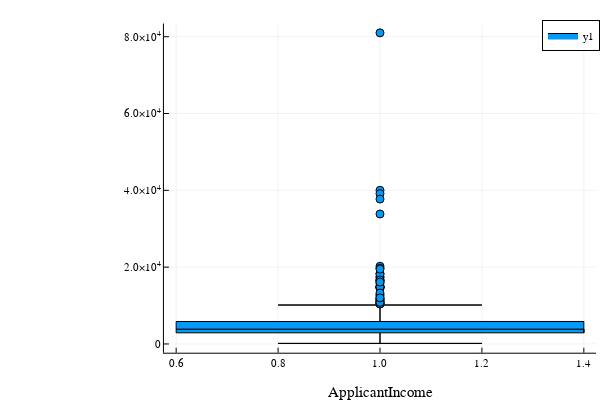

Write notebook code for a chart like this one.
### Code cell
using StatsPlots
StatsPlots.boxplot(train[!,"ApplicantIncome"],
 xlabel="ApplicantIncome")

### Figure 1 — Plotly figure (JSON) as saved in the notebook; plotly's stock layout.template omitted (floating-point values rounded to 4 significant figures)
{"data": [{"fill": "tozeroy", "fillcolor": "rgba(0, 154, 250, 1.000)", "legendgroup": "y1", "line": {"color": "rgba(0, 0, 0, 1.000)", "dash": "solid", "width": 1}, "mode": "lines", "name": "y1", "showlegend": true, "type": "scatter", "x": [1, 0.8, 1.2, 1, 1, 1], "xaxis": "x1", "y": [150, 150, 150, 150, 2899.0, 150], "yaxis": "y1"}, {"fill": "tozeroy", "fillcolor": "rgba(0, 154, 250, 1.000)", "legendgroup": "y1", "line": {"color": "rgba(0, 0, 0, 1.000)", "dash": "solid", "width": 1}, "mode": "lines", "name": "y1", "showlegend": false, "type": "scatter", "x": [1.4, 1.4, 0.6, 0.6, 1.4, 1.4, 1.4], "xaxis": "x1", "y": [2899.0, 3859, 3859, 2899.0, 2899.0, 3859, 2899.0], "yaxis": "y1"}, {"fill": "tozeroy", "fillcolor": "rgba(0, 154, 250, 1.000)", "legendgroup": "y1", "line": {"color": "rgba(0, 0, 0, 1.000)", "dash": "solid", "width": 1}, "mode": "lines", "name": "y1", "showlegend": false, "type": "scatter", "x": [1.4, 0.6, 0.6, 1.4, 1.4, 1, 1.4], "xaxis": "x1", "y": [5852.0, 5852.0, 3859, 3859, 5852.0, 5852.0, 5852.0], "yaxis": "y1"}, {"fill": "tozeroy", "fillcolor": "rgba(0, 154, 250, 1.000)", "legendgroup": "y1", "line": {"color": "rgba(0, 0, 0, 1.000)", "dash": "solid", "width": 1}, "mode": "lines", "name": "y1", "showlegend": false, "type": "scatter", "x": [1, 0.8, 1.2, 1, 1, 1], "xaxis": "x1", "y": [10139, 10139, 10139, 10139, 5852.0, 10139], "yaxis": "y1"}, {"colorbar": {"title": ""}, "legendgroup": "y1", "marker": {"color": "rgba(0, 154, 250, 1.000)", "line": {"color": "rgba(0, 0, 0, 1.000)", "width": 1}, "size": 8, "symbol": "circle"}, "mode": "markers", "name": "y1", "showlegend": false, "type": "scatter", "x": [1, 1, 1, 1, 1, 1, 1, 1, 1, 1, 1, 1, 1, 1, 1, 1, 1, 1, 1, 1, 1, 1, 1, 1, 1, 1, 1, 1, 1, 1, 1, 1, 1, 1, 1, 1, 1, 1, 1, 1], "xaxis": "x", "y": [12841, 12500, 11500, 10750, 11417, 14583, 10408, 10513, 14999, 11757, 14866, 39999, 33846, 39147, 12000, 11000, 16250, 14683, 11146, 14583, 20233, 15000, 19730, 15759, 81000, 14880, 10416, 37719, 16525, 16667, 10833, 18333, 17263, 13262, 17500, 18165, 19484, 16666, 16120, 12000], "yaxis": "y", "zmax": null, "zmin": null}, {"colorbar": {"title": ""}, "hoverinfo": "text", "legendgroup": "y1", "line": {"color": "rgba(0, 154, 250, 1.000)", "dash": "solid", "shape": "linear", "width": 0}, "mode": "lines", "name": "y1", "showlegend": false, "text": ["Lower fence: 150.0", "Lower fence: 150.0", "Lower fence: 150.0", "Lower fence: 150.0", "Q1: 2898.75"], "type": "scatter", "x": [1, 0.8, 1.2, 1, 1], "xaxis": "x", "y": [150, 150, 150, 150, 2899.0], "yaxis": "y", "zmax": null, "zmin": null}, {"colorbar": {"title": ""}, "hoverinfo": "text", "legendgroup": "y1", "line": {"color": "rgba(0, 154, 250, 1.000)", "dash": "solid", "shape": "linear", "width": 0}, "mode": "lines", "name": "y1", "showlegend": false, "text": ["Q1: 2898.75", "Median: 3859.0", "Median: 3859.0", "Q1: 2898.75", "Q1: 2898.75", "Median: 3859.0"], "type": "scatter", "x": [1.4, 1.4, 0.6, 0.6, 1.4, 1.4], "xaxis": "x", "y": [2899.0, 3859, 3859, 2899.0, 2899.0, 3859], "yaxis": "y", "zmax": null, "zmin": null}, {"colorbar": {"title": ""}, "hoverinfo": "text", "legendgroup": "y1", "line": {"color": "rgba(0, 154, 250, 1.000)", "dash": "solid", "shape": "linear", "width": 0}, "mode": "lines", "name": "y1", "showlegend": false, "text": ["Q3: 5852.5", "Q3: 5852.5", "Median: 3859.0", "Median: 3859.0", "Q3: 5852.5", "Q3: 5852.5"], "type": "scatter", "x": [1.4, 0.6, 0.6, 1.4, 1.4, 1], "xaxis": "x", "y": [5852.0, 5852.0, 3859, 3859, 5852.0, 5852.0], "yaxis": "y", "zmax": null, "zmin": null}, {"colorbar": {"title": ""}, "hoverinfo": "text", "legendgroup": "y1", "line": {"color": "rgba(0, 154, 250, 1.000)", "dash": "solid", "shape": "linear", "width": 0}, "mode": "lines", "name": "y1", "showlegend": false, "text": ["Upper fence: 10139.0", "Upper fence: 10139.0", "Upper fence: 10139.0", "Upper fence: 10139.0", "Q3: 5852.5"], "type": "scatter", "x": [1, 0.8, 1.2, 1, 1], "xaxis": "x", "y": [10139, 10139, 10139, 10139, 5852.0], "yaxis": "y", "zmax": null, "zmin": null}], "layout": {"annotations": [], "height": 400, "legend": {"bgcolor": "rgba(255, 255, 255, 1.000)", "bordercolor": "rgba(0, 0, 0, 1.000)", "borderwidth": 1, "font": {"color": "rgba(0, 0, 0, 1.000)", "family": "sans-serif", "size": 11}, "title": {"font": {"color": "rgba(0, 0, 0, 1.000)", "family": "sans-serif", "size": 15}, "text": ""}, "tracegroupgap": 0, "traceorder": "normal", "x": 1, "xanchor": "auto", "y": 1, "yanchor": "auto"}, "margin": {"b": 20, "l": 0, "r": 0, "t": 20}, "paper_bgcolor": "rgba(255, 255, 255, 1.000)", "plot_bgcolor": "rgba(255, 255, 255, 1.000)", "showlegend": true, "width": 600, "xaxis": {"anchor": "y", "domain": [0.2732, 0.9934], "gridcolor": "rgba(0, 0, 0, 0.100)", "gridwidth": 0.5, "linecolor": "rgba(0, 0, 0, 1.000)", "mirror": false, "range": [0.576, 1.424], "showgrid": true, "showline": true, "showticklabels": true, "tickangle": 0, "tickcolor": "rgb(0, 0, 0)", "tickfont": {"color": "rgba(0, 0, 0, 1.000)", "family": "sans-serif", "size": 11}, "tickmode": "array", "ticks": "inside", "ticktext": ["0.6", "0.8", "1.0", "1.2", "1.4"], "tickvals": [0.6, 0.8, 1, 1.2, 1.4], "title": "ApplicantIncome", "titlefont": {"color": "rgba(0, 0, 0, 1.000)", "family": "sans-serif", "size": 15}, "type": "-", "visible": true, "zeroline": false, "zerolinecolor": "rgba(0, 0, 0, 1.000)"}, "yaxis": {"anchor": "x", "domain": [0.07581, 0.9902], "gridcolor": "rgba(0, 0, 0, 0.100)", "gridwidth": 0.5, "linecolor": "rgba(0, 0, 0, 1.000)", "mirror": false, "range": [-2276.0, 83430.0], "showgrid": true, "showline": true, "showticklabels": true, "tickangle": 0, "tickcolor": "rgb(0, 0, 0)", "tickfont": {"color": "rgba(0, 0, 0, 1.000)", "family": "sans-serif", "size": 11}, "tickmode": "array", "ticks": "inside", "ticktext": ["0", "2.0×10<sup>4</sup>", "4.0×10<sup>4</sup>", "6.0×10<sup>4</sup>", "8.0×10<sup>4</sup>"], "tickvals": [0, 20000, 40000, 60000, 80000], "title": "", "titlefont": {"color": "rgba(0, 0, 0, 1.000)", "family": "sans-serif", "size": 15}, "type": "-", "visible": true, "zeroline": false, "zerolinecolor": "rgba(0, 0, 0, 1.000)"}}}
